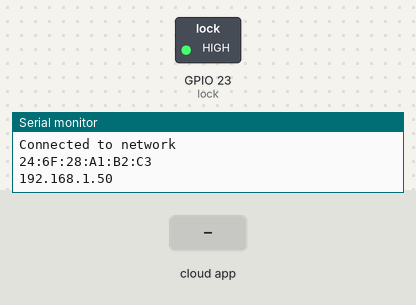
Recording of a sketch running on a simulated ESP32. Shown: switched loads named in the sketch (green lamp = pin HIGH), the last lines printed to the serial monitor. Inputs (shaded band) come from the test bench. WiFi joins after 1.5 s; servers stay silent unless stated; the Firebase database answers and starts empty.

Above: at 3.2 s.
3.3 s: the phone or cloud app sets Unlock to true
At 5.8 s:
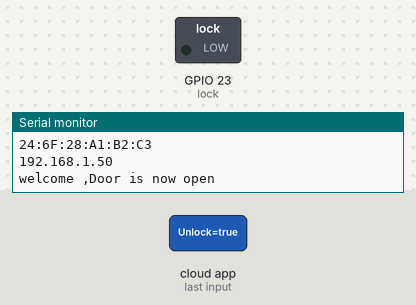
Timing chart, 0 to 8.1 s (numbered marks = the images above; inputs shaded):
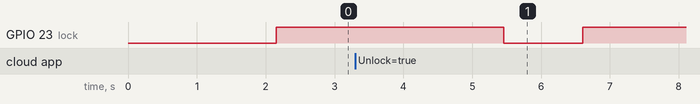

Measured:
- after the input at 3.3 s, GPIO 23 (lock): HIGH → LOW after 2.2 s, → HIGH 1.2 s later

The sketch:

wifi_connect.ino
```cpp
#include <FirebaseESP32.h>
#include <WiFi.h>


#define FIREBASE_HOST "************"             //firebase host
#define FIREBASE_AUTH "******************"       //firebase auth

const char* ssid = "mojo jojo";                  //ssid of wifi
const char* password =  "************";          // password of wifi

int lock = 23;                                   // esp 32 pin no. where lock is connected


// function for connecting to wifi
void connectToNetwork()
{
  WiFi.begin(ssid, password);

  while (WiFi.status() != WL_CONNECTED) {
    delay(1000);
    Serial.println("Establishing connection to WiFi..");
  }

  Serial.println("Connected to network");

}


    String path = "/Home/Unlock";                  //path to the firebase directory where string for mobile device is triggered
    String Data;
    String Data1;

FirebaseData firebaseData;                        // creating firebase object

void setup()
{

  Serial.begin(115200);                           // setting the monitor value
 pinMode (lock, OUTPUT);                          // setting the pin np.23 defined as lock to be set as output

  connectToNetwork();
  Serial.println(WiFi.macAddress());
  Serial.println(WiFi.localIP());

  Firebase.begin(FIREBASE_HOST, FIREBASE_AUTH);
  Firebase.reconnectWiFi(true);

}

void loop()
{
  Firebase.getString(firebaseData,path,Data1);
  digitalWrite(lock, HIGH);                     // the relay module works only with signal as low, so default it is set as high
  delay(1000);
    if (Data1 == "true")                        // if the string is triggered with mobile then the pin is set as low
    {
      delay(1000);
    Serial.println("welcome ,Door is now open");
    Firebase.setString(firebaseData,path,"false");
    digitalWrite(lock, LOW);
    delay(1000);

    }
  }
```
